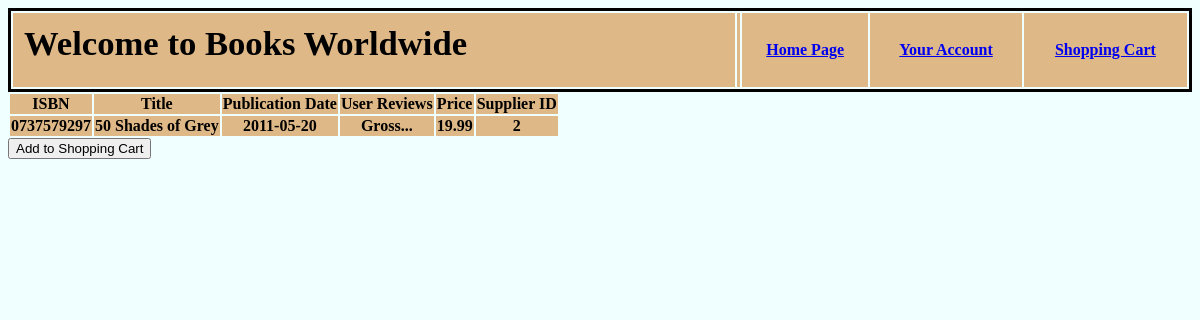
The app's page /bookpage.php?title=50 Shades of Grey with its own data.
### tables this page shows
CREATE TABLE Books(
    ISBN varchar(255) not null,
    Title varchar(255) not null,
    PublicationDate date,
    UserReviews varchar(255),
    Price decimal(10,2) not null, 
    SupplierID int not null,
    Primary Key(ISBN),
    Foreign Key(SupplierID) 
	references Supplier(SupplierID)
	on delete cascade
);

### bookpage.php (the view, shortened to what this page needs)
<html>
	<head>
        <link rel="stylesheet" href="mainstyle.css">
    </head>
    <body>
    <table class="thetable">
            <tr>
            <th><h1>Welcome to Books Worldwide</h1></th>
            <th>
            </th>
            <th><p><a href="mainpage.php">Home Page</a> </p></th>
            <th><p><a href="cPage.php">Your Account</a> </p></th>
            <th><p><a href="shoppingCart.php">Shopping Cart</a> </p></th>
            </tr>
        </table>
    <?php
    include("connectiondb.php");
    if(mysqli_connect_error()){
        die('Connect Error('.mysqli_connect_error().')'.mysqli_connect_error());
    }else{
        echo "<table>";
        echo "<tr>";
            echo "<th> ISBN </th>";
            echo "<th> Title </th>";
            echo "<th> Publication Date </th>";
            echo "<th> User Reviews </th>";
            echo "<th> Price </th>";
            echo "<th> Supplier ID </th>";
        echo "</tr>";
        if(isset($_GET['title']))
        {
        $itemName = $_GET['title'];
        $query = mysqli_query($conn, "SELECT * FROM books WHERE Title='$itemName'");
        if(mysqli_num_rows($query) != 0)
        {
        while($row = mysqli_fetch_array($query))
        {
            echo "<tr>";
            echo "<th>";
            echo $row['ISBN'];
            echo "</th>";
            echo "<th>";
            echo $row['Title'];
            echo "</th>";
            echo "<th>";
            echo $row['PublicationDate'];
            echo "</th>";
            echo "<th>";
            echo $row['UserReviews'];
            echo "</th>";
            echo "<th>";
            echo $row['Price'];
            echo "</th>";
            echo "<th>";
            echo $row['SupplierID'];
            echo "</th>";
        echo "</tr> </table>";
        }
        }
    }
}
    ?>
    <form method="POST" >
            <div class="input-group">
		        <button type="submit" class="btn" name="cart" > Add to Shopping Cart </button>
	        </div>
    </form>
</html>

### mainstyle.css (style rules this page uses)
h1 { text-align: left; font-size: 26pt; padding-left: 10px; padding-top: 10px; }
.thetable { border-style: solid; border-color: black; width: 100%; text-align: center; }
tr { background-color: burlywood; }
body { background-color: azure; font-family: 'Times New Roman', Times, serif; }

### records on screen
books: ISBN "0737579297", Title "50 Shades of Grey", PublicationDate "2011-05-20", UserReviews "Gross...", Price "19.99", SupplierID "2"
